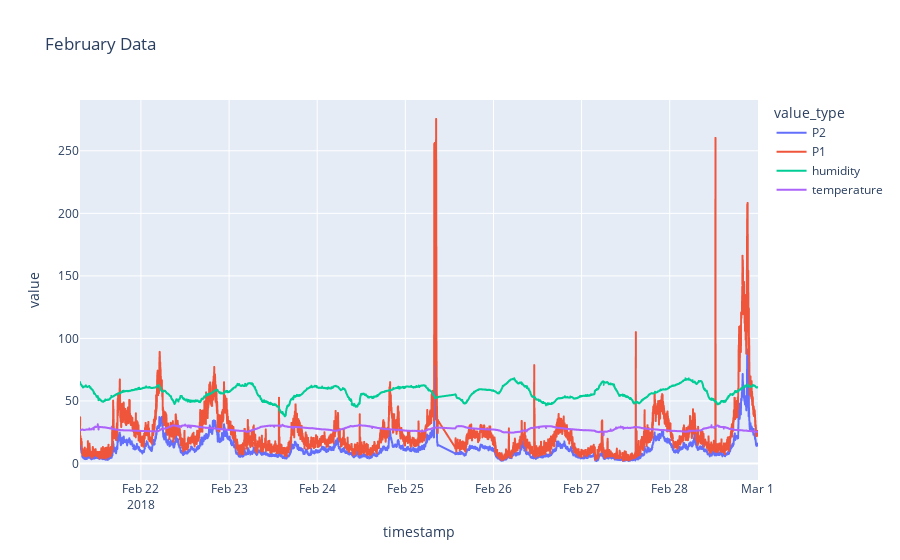

Notebook source saved alongside this figure:
### Markdown cell above
# let's see the values of humidity and staf during the months

### Code cell
fig = px.line(dffeb, x='timestamp', y='value', color='value_type',title='February Data')
fig.show()

### Figure 1 — Plotly figure (JSON) as saved in the notebook; plotly's stock layout.template omitted (floating-point values rounded to 4 significant figures; data arrays with more than 128 entries replaced by an {"elided": "..."} marker saying what was removed)
{"data": [{"hovertemplate": "value_type=P2<br>timestamp=%{x}<br>value=%{y}<extra></extra>", "legendgroup": "P2", "line": {"color": "#636efa", "dash": "solid"}, "marker": {"symbol": "circle"}, "mode": "lines", "name": "P2", "showlegend": true, "type": "scattergl", "x": {"elided": "4247 str values"}, "xaxis": "x", "y": {"elided": "4247 float values"}, "yaxis": "y"}, {"hovertemplate": "value_type=P1<br>timestamp=%{x}<br>value=%{y}<extra></extra>", "legendgroup": "P1", "line": {"color": "#EF553B", "dash": "solid"}, "marker": {"symbol": "circle"}, "mode": "lines", "name": "P1", "showlegend": true, "type": "scattergl", "x": {"elided": "4247 str values"}, "xaxis": "x", "y": {"elided": "4247 float values"}, "yaxis": "y"}, {"hovertemplate": "value_type=humidity<br>timestamp=%{x}<br>value=%{y}<extra></extra>", "legendgroup": "humidity", "line": {"color": "#00cc96", "dash": "solid"}, "marker": {"symbol": "circle"}, "mode": "lines", "name": "humidity", "showlegend": true, "type": "scattergl", "x": {"elided": "4244 str values"}, "xaxis": "x", "y": {"elided": "4244 float values"}, "yaxis": "y"}, {"hovertemplate": "value_type=temperature<br>timestamp=%{x}<br>value=%{y}<extra></extra>", "legendgroup": "temperature", "line": {"color": "#ab63fa", "dash": "solid"}, "marker": {"symbol": "circle"}, "mode": "lines", "name": "temperature", "showlegend": true, "type": "scattergl", "x": {"elided": "4244 str values"}, "xaxis": "x", "y": {"elided": "4244 float values"}, "yaxis": "y"}], "layout": {"legend": {"title": {"text": "value_type"}, "tracegroupgap": 0}, "title": {"text": "February Data"}, "xaxis": {"anchor": "y", "domain": [0, 1], "title": {"text": "timestamp"}}, "yaxis": {"anchor": "x", "domain": [0, 1], "title": {"text": "value"}}}}
